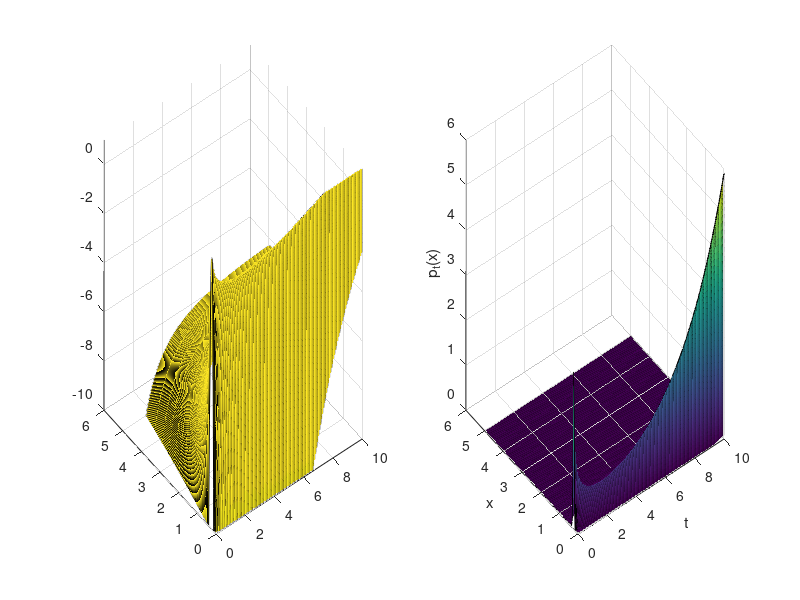

Source code (MATLAB):
%Plot the pdf/likelihood of the gbm distribution
%Ito-closed-form solution given in https://en.wikipedia.org/wiki/Geometric_Brownian_motion
%parameters from example 1 of https://arxiv.org/pdf/2208.10752.pdf

b = -0.1;
sigma = sqrt(2)/2;

x0 = 0.25;
% T = 1;
% T = 5;
T = 10;
% Nt = 50;
Nt = 400;
t = linspace(0, T, Nt+1);
%the distribution at time 0 is a dirac-delta
t = t(2:end);

%fokker planck equation from https://www.mdpi.com/1099-4300/22/12/1432/htm
p = @(t, x) lognpdf(x/x0, b*t, sigma*sqrt(t));
Nx = 120;
Xmax = 5;

% x=linspace(0, Xmax, Nx);
x = logspace(-6, log10(Xmax), Nx);

pX = zeros(Nx, Nt);

for k = 1:Nt
    pX(:, k) = p(t(k), x);
end

[tt, xx] = meshgrid(t, x);

figure(3)
clf
subplot(1, 2, 1)
surf(tt, xx, log(pX));
zlim([-10, 1])

subplot(1, 2, 2)
surf(tt, xx, pX)
xlabel('t')
ylabel('x')
zlabel('p_t(x)')


% F = @(t,X) b * X;
% G = @(t,X) sigma * X;
% 
% x0 = 0.25;
% obj = sde(F, G, 'StartState', x0);    % dX = F(t,X)dt + G(t,X)dW
% 
% dt = 1e-3;
% T = 1;
% 
% %Options
% Nperiod = ceil(T/dt);
% Antithetic = true;
% NTrials = 1000;
% 
% [x_smp,t_smp] = simByEuler(obj, Nperiod, 'DeltaTime', dt, 'NTrials', NTrials,...
%     'Antithetic', Antithetic);
% x_smp = squeeze(x_smp);
% 
% %Plot
% figure(1)
% clf
% hold on
% plot(t_smp, x_smp);
% 
% titlestr = sprintf('dx = %0.2f x dt + %0.4f x dw', b, sigma);
% title(titlestr, 'fontsize', 16)
% xlabel('t')
% ylabel('x(t)')
% 
% xlim([0, T]);